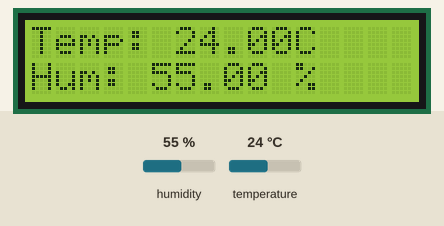
This sketch was run on a simulated Arduino Uno, built with avr-gcc and run on an emulated ATmega328P. Parts: 16×2 character LCD. The inputs (shaded band) are chosen by the test bench; at power-on: humidity 55 %, temperature 24 °C. What the sketch prints to the serial monitor is not drawn.

Above: at 1.2 s.
1.3 s: humidity set to 22 %
At 3.2 s:
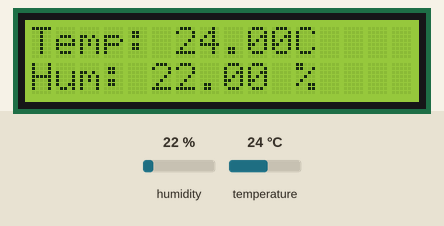
4.0 s: temperature set to 12 °C
At 4.6 s:
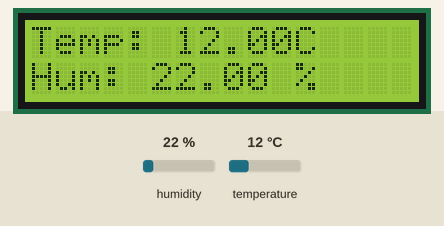
6.7 s: humidity set to 40 %
At 9.3 s:
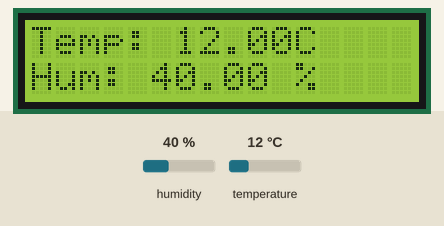
9.6 s: temperature set to 19 °C
At 10.9 s:
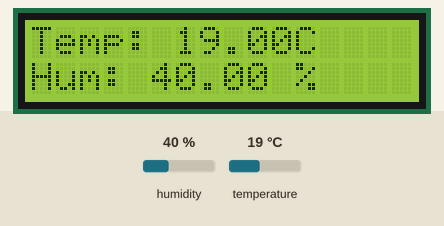
Timing chart, 0 to 12.6 s (numbered marks = the images above; inputs shaded):
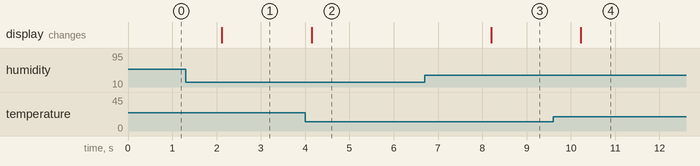

The sketch:

ProjektnaMRE.ino
```cpp
#include <dht11.h>
#include <LiquidCrystal.h>
#define DHT11PIN 6

dht11 DHT11;
const  int rs = 12, en = 11, d4 = 5, d5 = 4, d6 = 3, d7 = 2;
LiquidCrystal lcd(rs, en,  d4, d5, d6, d7);
void  setup()
{
  Serial.begin(9600);Serial.println();
  Serial.println("Status\tHumidity (%)\tTemperature (C)\t(F)");
  lcd.begin(16, 2);


}

void loop()
{
  int chk = DHT11.read(DHT11PIN);

  lcd.setCursor( 0 , 0 );
  lcd.print("Temp: " );
  lcd.print(( float ) DHT11.temperature , 2 );
  lcd.print( "C" );

  lcd.setCursor( 0 , 1 );
  lcd.print( "Hum: " );
  lcd.print( ( float )DHT11.humidity , 2 );
  lcd.print( " %" );

  delay ( 2000 ) ;

}
```

Measured:
- after the input at 1.3 s, the display: changes after 0.82 s (image 1)
- after the input at 4.0 s, the display: changes after 0.14 s (image 2)
- after the input at 6.7 s, the display: changes after 1.5 s (image 3)
- after the input at 9.6 s, the display: changes after 0.63 s (image 4)
